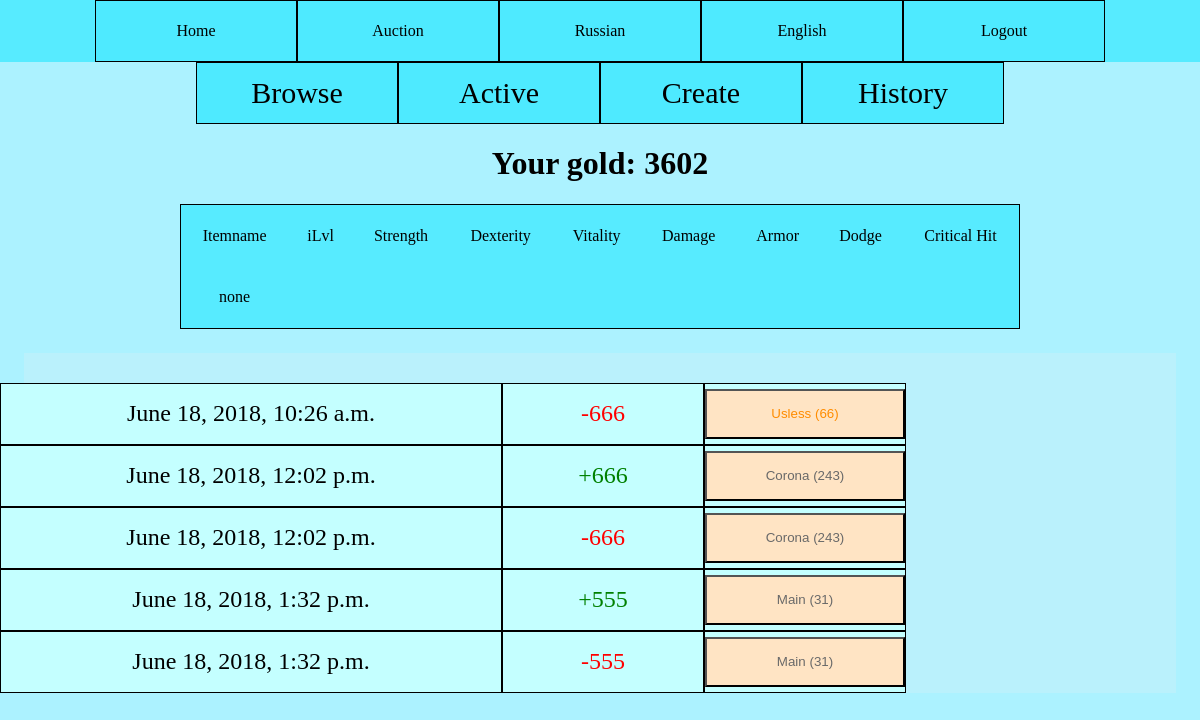
The page /en/auction/log (signed in) on the database its author committed.
### main/models.py (models this page shows)
class Character(models.Model):
    user = models.OneToOneField(User, on_delete=models.CASCADE, null=True)
    gold = models.BigIntegerField(default=0)
    eq_weapon = models.ForeignKey('Item', on_delete=models.SET_NULL, null=True, related_name="weapon")
    eq_helm   = models.ForeignKey('Item', on_delete=models.SET_NULL, null=True, related_name="helm")
    eq_armor  = models.ForeignKey('Item', on_delete=models.SET_NULL, null=True, related_name="armor")
    eq_offhand= models.ForeignKey('Item', on_delete=models.SET_NULL, null=True, related_name="offhand")

class AuctionLog(models.Model):
    character_id = models.ForeignKey(Character, on_delete=models.CASCADE,null=True)
    time = models.DateTimeField(null=True)
    bought = models.BooleanField(default=False)
    price = models.IntegerField(default=0)
    item = models.ForeignKey(Item, on_delete=models.CASCADE, null=True)

class Item(models.Model):
    item_name = models.CharField(max_length=30,null=True)
    item_level = models.IntegerField(default=0)
    item_tupe = models.IntegerField(null=True)
    item_rarity = models.IntegerField(null=True)
    character_id = models.ForeignKey(Character, on_delete=models.SET_NULL,null=True)
    used = models.BooleanField(default=False)

### main/views.py (the view)
# urls.py: path('auction/log', views.AuctionFed, name='log_auction'),
def AuctionFed(request):
    ProcessLoots()
    if request.user.is_authenticated:
        current_user = request.user
        char = Character.objects.get(user=current_user)
        logs = AuctionLog.objects.filter(character_id=char)
        local_log = []
        for x in logs:
            local_log.append(LocalHistory(x))
        context = {'logs': local_log, 'char': char}
        return render(request, 'auction/auction_log.html', context=context)
    else:
        return HttpResponseForbidden()

### main/GameLogic.py (called while the page is built)
def ProcessLoots():
    loots = Loot.objects.all()
    time_now = timezone.now()
    for x in loots:
        if x.end_time < time_now:
            pass

### templates/auction/auction_log.html (shortened to what this page needs)
{% extends "auction/Auction.html" %}
{% load i18n %}
{% block main %}
    {% include "items/stat_table.html" %}
    <div class="main_aa">
        <div class="lots">
            {% for x in logs %}
                <div class="head">
                    <div class="info_long">
                        {{ x.time }}
                    </div>
                    <div class="info">
                        {% if x.bought == True %}
                            <font color="red">
                                -{{ x.price }}
                            </font>
                        {% else %}
                            <font color="green">
                                +{{ x.price }}
                            </font>
                        {% endif %}
                    </div>
                    <div class="info">
                        {% include "items/item_small.html" with item=x.item only %}
                    </div>
                </div>
            {% endfor %}
        </div>
    </div>
{% endblock %}

### templates/auction/Auction.html
{% extends "base.html" %}
{% load i18n %}
{% block header %}
    <div class="menu">
        <a href="/auction">{% trans "Browse" %}</a>
        <a href="/auction/my">{% trans "Active" %}</a>
        <a href="/auction/create">{% trans "Create" %}</a>
        <a href="/auction/log">{% trans "History" %}</a>
    </div>
{% endblock %}
{% block content %}
    <h1><div style="text-align: center;">{% trans "Your gold" %}: {{ char.gold }}</div></h1>
    {% block main %}
    {% endblock %}
{% endblock %}

### templates/items/item_small.html
{% load i18n %}
{% if item %}
    <button class="item_info" id="{{ item.pk }}" onmouseenter="Display({{ item.pk }})" onclick="ItemClick({{ item.pk }})">
        {% if item.rarity == 0  %}
            <span style="color: #696969; ">
        {% elif item.rarity == 1 %}
            <span style="color: blue; ">
        {% elif item.rarity == 2 %}
            <span style="color: deeppink; ">
        {% else %}
            <span style="color: darkorange; ">
        {% endif %}
            {{ item.name }} ({{ item.ilvl }})
        </span>
    </button>
{% else %}
    <button class="item_info" id="0">
        {% trans "Empty" %}
    </button>
{% endif %}

### main/static/style.css (style rules this page uses)
body { margin: 0; padding: 0; background-color: rgb(172, 242, 255); }
.menu { display: flex; justify-content: center; font-size: 30px; margin-bottom: 1px; }
a { text-decoration: none; color: initial; display: flex; align-items: center; justify-content: center; width: 200px; height: 60px; border: 1px solid black; background-color: rgb(78, 234, 255); }
.main_aa { justify-content: center; max-width: 1600px; margin: 2%; display: flex; background-color: rgba(196, 242, 250, 0.582); }
.lots { margin-top: 30px; }
.lots .head { display: flex; flex-direction: row; width: 1200px; font-size: 24px; }
.info { display: flex; align-items: center; justify-content: center; width: 200px; height: 60px; border: 1px solid black; background-color: rgb(196, 255, 255); }
.info_long { display: flex; align-items: center; justify-content: center; width: 500px; height: 60px; border: 1px solid black; background-color: rgb(196, 255, 255); }
.item_info { width: 200px; height: 50px; background-color: bisque; }

### rows shown on the page
Character: gold "3602"
AuctionLog: time "June 18, 2018, 10:26 a.m."
Item: name "Usless"
AuctionLog: time "June 18, 2018, 12:02 p.m."
Item: name "Corona" "Corona"
AuctionLog: time "June 18, 2018, 12:02 p.m."
AuctionLog: time "June 18, 2018, 1:32 p.m."
Item: name "Main" "Main"
AuctionLog: time "June 18, 2018, 1:32 p.m."

### other values the page prints
{{ x.price }} "666" "666" "555"
{{ item.ilvl }} "66" "243" "243" "31" "31"
{{ x.price }} "666" "555"
